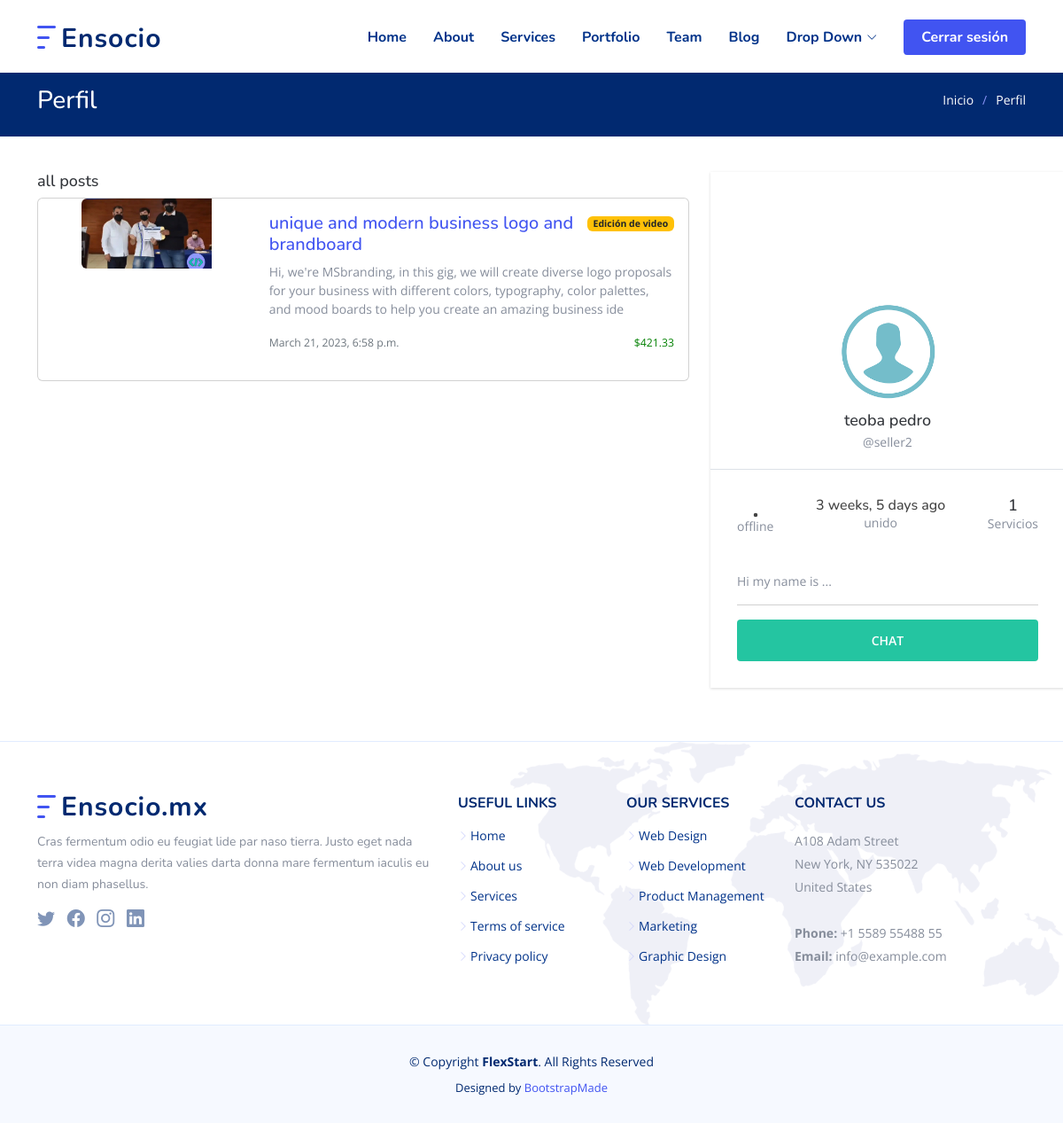
Page /visible_profile/seller2/ on the earlier database version.
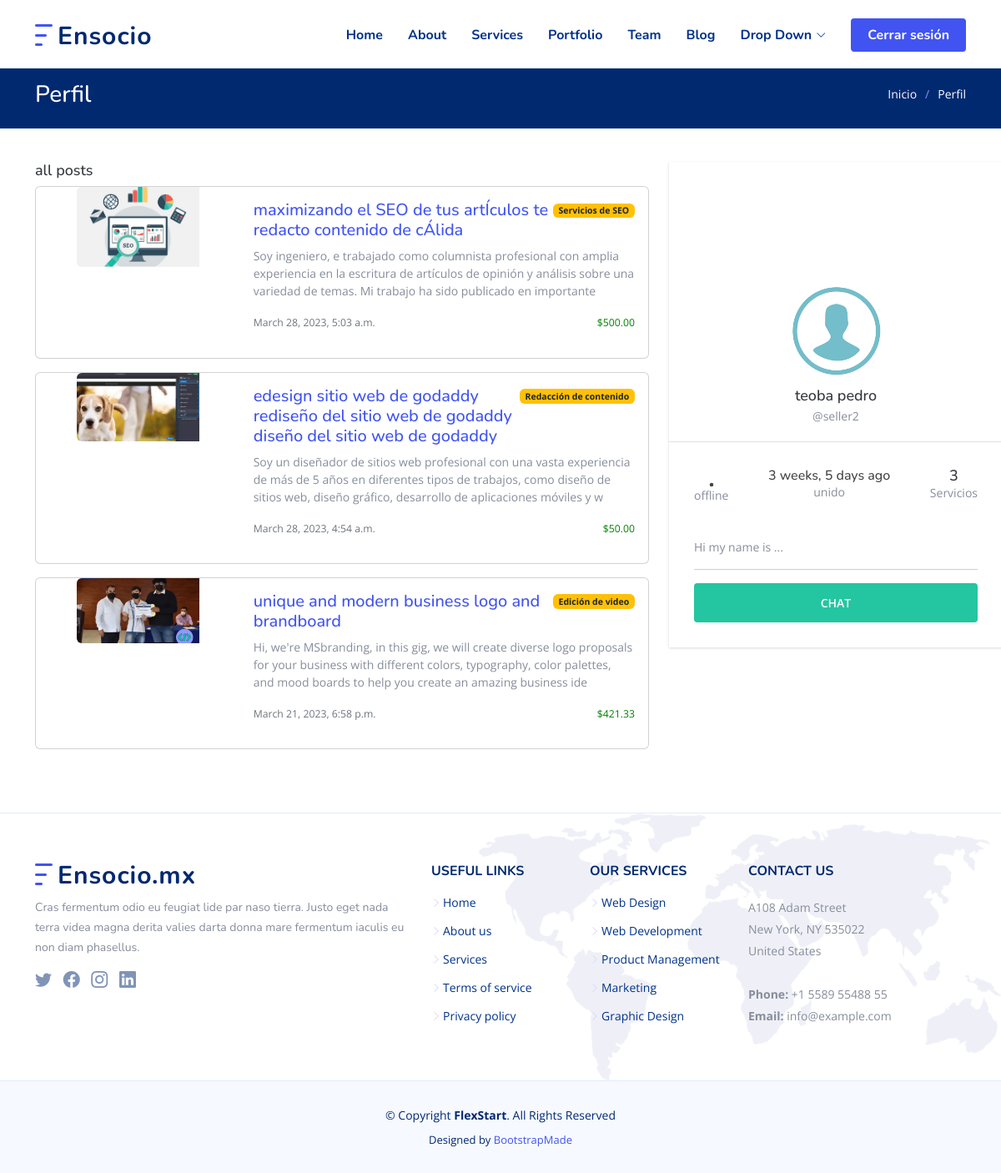
Same page on the later database version.
### store/models.py (models this page shows, shortened)
class Post(models.Model):
    category = models.ForeignKey(Category, related_name='product', on_delete=models.CASCADE, null=True)
    title = models.CharField(max_length=255)
    content = models.TextField(max_length=1599)
    detailed_description = RichTextField(null=True)
    STATUS_CHOICES = (
        ('1 día', '1 día'),
        ('2 días', '2 días'),
        ('3 días', '3 días'),
        ('4 días', '4 días'),
        ('5 días', '5 días'),
        ('6 días', '6 días'),
        ('1 semana', '1 semana'),
        ('2 semanas', '2 semanas'),
        ('3 semanas', '3 semanas'),
        ('1 mes', '1 mes'),
        ('2 meses', '2 meses'),
    )
    delivery_time = models.CharField(max_length=20, choices=STATUS_CHOICES, default='1 día')
    author = models.ForeignKey(User, on_delete=models.CASCADE)
    image = models.ImageField(upload_to='images/', default='images/default_p_img.jpg', null=True)
    image2 = models.ImageField(upload_to='images/', default='images/default_p_img.jpg', null=True)
    image3 = models.ImageField(upload_to='images/', default='images/default_p_img.jpg', null=True)
    price = models.IntegerField(default=0, null=True)
    is_active = models.BooleanField(default=True, null=True)
    created_at = models.DateTimeField(auto_now_add=True)
    updated = models.DateTimeField(auto_now=True, null=True)
    favorite = models.ManyToManyField(User, related_name='favorites', blank=True)
    likes = models.ManyToManyField(User, related_name='likes')
    dislikes = models.ManyToManyField(User, related_name='dislikes')
    class Meta:
        verbose_name_plural = 'Posts'
        ordering = ('-created_at',)
    def get_display_price(self):
        return "{0:.2f}".format(self.price / 100)

class Category(models.Model):
    name = models.CharField(max_length=200, db_index=True)
    category_image = models.ImageField(upload_to='cIcons/', null=True)
    updated = models.DateTimeField(auto_now=True)
    created = models.DateTimeField(auto_now_add=True)
    class Meta:
        verbose_name_plural = 'categories'
    def __str__(self):
        return self.name

class Profile(models.Model):
    user = models.OneToOneField(User, on_delete=models.CASCADE)
    bio = models.CharField(default='Hi my name is ... ', max_length=355)
    user_image = models.ImageField(upload_to='media', validators=[FileExtensionValidator(['png', 'jpg'])], default='default.png')
    is_active = models.BooleanField(default=True)

### store/views.py (the view)
# urls.py: path('visible_profile/<str:username>/', views.visible_profile, name='visible_profile'),
def visible_profile(request, username):
    user = get_object_or_404(User, username=username)
    posts = Post.objects.filter(author=user)
    post_count = Post.objects.filter(author=user).count()
    last_login = user.last_login
    current_time = timezone.now()
    if request.user == user:
        show_chat_button = False
    else:
        show_chat_button = True
    if current_time - last_login < timezone.timedelta(minutes=5):
        is_active = True
    else:
        is_active = False
    context = {
        'user': user,
        'posts': posts,
        'post_count': post_count,
        'is_active': is_active,
        'show_chat_button': show_chat_button,
    }
    return render(request, 'autho/visible_profile.html', context)

### templates/autho/visible_profile.html (shortened to what this page needs)
{% extends '../base.html' %}
{% load static %}
{% load humanize %}
{% block content %}
<main id="main">
    <div class="breadcrumbs">
        <div class="container">
            <div class="d-flex justify-content-between align-items-center">
                <h2>Perfil</h2>
                <ol>
                    <li><a href="/">Inicio</a></li>
                    <li>Perfil</li>
                </ol>
            </div>
        </div>
    </div>
    <section id="portfolio-details" class="portfolio-details">
        <div class="container" data-aos="fade-up">
            <div class="row gy-4">
                <div class="col-lg-8">
                    <div class="portfolio-details-slider swiper">
                        {% if user.account.freelancer_key %}
                        <h3>all posts</h3>
                        {% for post in posts %}
                        <div class="card mb-3">
                            <div class="row g-0">
                                <div class="col-md-4">
                                    <center>
                                        <img style="width: 60%; height: auto;" src="{{ post.image.url }}"
                                            class="img-fluid rounded-start" alt="servicio">
                                    </center>
                                </div>
                                <div class="col-md-8">
                                    <div class="card-body">
                                        <a href="{% url 'post_detail' post.pk %}">
                                            <div class="d-flex" style="justify-content: space-between">
                                                <h5 class="card-title">{{ post.title }}</h5>
                                                <a href="{% url 'category_list' post.category.pk %}">
                                                    <p><span class="badge bg-warning text-dark">{{ post.category }}</span></p>
                                                </a>
                                            </div>
                                            <p class="card-text">{{ post.content|slice:'200' }}</p>
                                            <div class="d-flex" style="justify-content: space-between">
                                                <p class="card-text"><small class="text-muted">{{ post.created_at }}</small></p>
                                                <p class="card-text" style="color: green;"><small>${{ post.get_display_price }}</small></p>
                                            </div>
                                        </a>
                                    </div>
                                </div>
                            </div>
                        </div>
                        {% endfor %}
                        {% else %}
                            <h4>Marcador</h4>
                            <p>quieres ser parte del equipo de <a href=""><u>Ensocio</u></a>?</p>
                        {% endif %}
                    </div>
                </div>
                <div class="col-lg-4">
                    <div class="cardz">
                        <div class="card_background_img"></div>
                        <div class="card_profile_img"></div>
                        <div class="user_details">
                            <center>
                                <a href="{% url 'profile' %}">
                                    <h3>{{ user.first_name }} {{ user.last_name }}</h3>
                                    <p>@{{ user.username }}</p>
                                </a>
                            </center>
                        </div>
                        <div class="card_count">
                            {% if user.account.freelancer_key %}
                            <div class="count">
                                <div class="fans">
                                    <center>
                                        {% if is_active %}
                                            <svg style="color: green;"" xmlns="http://www.w3.org/2000/svg" width="24" height="24" fill="currentColor" class="bi bi-dot" viewBox="0 0 16 16">
                                                <path d="M8 9.5a1.5 1.5 0 1 0 0-3 1.5 1.5 0 0 0 0 3z"/>
                                            </svg>
                                            <p>online</p>
                                        {% else %}
                                            <svg xmlns="http://www.w3.org/2000/svg" width="24" height="24" fill="currentColor" class="bi bi-dot" viewBox="0 0 16 16">
                                                <path d="M8 9.5a1.5 1.5 0 1 0 0-3 1.5 1.5 0 0 0 0 3z"/>
                                            </svg>
                                            <p style="margin-bottom: 5px;">offline</p>
                                        {% endif %}
                                    </center>
                                </div>
                                <div class="following">
                                    <center>
                                        <h6>{{ user.date_joined|naturaltime }}</h6>
                                        <p>unido</p>
                                    </center>
                                </div>
                                <div class="post">
                                    <center>
                                        <h3>{{ post_count }}</h3>
                                        <p>Servicios</p>
                                    </center>
                                </div>
                            </div>
                            {% endif %}
                            <p>{{ user.profile.bio }}</p>
                            <hr>
                            {% if show_chat_button %}
                                <a class="btn btn-danger" href="{% url 'directs' user.username %}">chat</a>
                            {% endif %}
                        </div>
                    </div>
                </div>
            </div>
        </div>
    </section>
</main>
{% endblock %}

### templates/base.html (shortened to what this page needs)
{% load static %}
<!DOCTYPE html>
<html lang="en">
<head>
    <link href="{% static 'assets/vendor/aos/aos.css' %}" rel="stylesheet">
    <link href="{% static 'assets/vendor/bootstrap/css/bootstrap.min.css' %}" rel="stylesheet">
    <link href="{% static 'assets/vendor/bootstrap-icons/bootstrap-icons.css' %}" rel="stylesheet">
    <link href="{% static 'assets/vendor/glightbox/css/glightbox.min.css' %}" rel="stylesheet">
    <link href="{% static 'assets/vendor/remixicon/remixicon.css' %}" rel="stylesheet">
    <link href="{% static 'assets/vendor/swiper/swiper-bundle.min.css' %}" rel="stylesheet">
    <link href="{% static 'assets/css/style.css' %}" rel="stylesheet">
</head>
<body>
    <header id="header" class="header fixed-top">
        <div class="container-fluid container-xl d-flex align-items-center justify-content-between">
            <a href="/" class="logo d-flex align-items-center">
                <img src="{% static 'assets/img/logo.png' %}" alt="">
                <span>Ensocio</span>
            </a>
            <nav id="navbar" class="navbar">
                <ul>
                    <li><a class="nav-link scrollto " href="#hero">Home</a></li>
                    <li><a class="nav-link scrollto" href="#about">About</a></li>
                    <li><a class="nav-link scrollto" href="#services">Services</a></li>
                    <li><a class="nav-link scrollto" href="#portfolio">Portfolio</a></li>
                    <li><a class="nav-link scrollto" href="#team">Team</a></li>
                    <li><a href="blog.html">Blog</a></li>
                    <li class="dropdown"><a href="#"><span>Drop Down</span> <i class="bi bi-chevron-down"></i></a>
                    </li>
                    {% if user.is_authenticated %}
                        <li><a class="getstarted scrollto" href="{% url 'user_logout' %}">Cerrar sesión</a></li>
                    {% else %}
                        <li><a class="getstarted scrollto" href="{% url 'user_login' %}">Iniciar sesión</a></li>
                    {% endif %}
                </ul>
            </nav>
        </div>
    </header>
    <div>
        {% block content %}{% endblock %}
    </div>
    <footer id="footer" class="footer">
        <div class="footer-top">
            <div class="container">
                <div class="row gy-4">
                    <div class="col-lg-5 col-md-12 footer-info">
                        <a href="index.html" class="logo d-flex align-items-center">
                            <img src="assets/img/logo.png" alt="">
                            <span>Ensocio.mx</span>
                        </a>
                        <p>Cras fermentum odio eu feugiat lide par naso tierra. Justo eget nada terra videa magna derita
                            valies darta donna mare fermentum iaculis eu non diam phasellus.</p>
                        <div class="social-links mt-3">
                            <a href="#" class="twitter"><i class="bi bi-twitter"></i></a>
                            <a href="#" class="facebook"><i class="bi bi-facebook"></i></a>
                            <a href="#" class="instagram"><i class="bi bi-instagram"></i></a>
                            <a href="#" class="linkedin"><i class="bi bi-linkedin"></i></a>
                        </div>
                    </div>
                    <div class="col-lg-2 col-6 footer-links">
                        <h4>Useful Links</h4>
                        <ul>
                            <li><i class="bi bi-chevron-right"></i> <a href="#">Home</a></li>
                            <li><i class="bi bi-chevron-right"></i> <a href="#">About us</a></li>
                            <li><i class="bi bi-chevron-right"></i> <a href="#">Services</a></li>
                            <li><i class="bi bi-chevron-right"></i> <a href="#">Terms of service</a></li>
                            <li><i class="bi bi-chevron-right"></i> <a href="#">Privacy policy</a></li>
                        </ul>
                    </div>
                    <div class="col-lg-2 col-6 footer-links">
                        <h4>Our Services</h4>
                        <ul>
                            <li><i class="bi bi-chevron-right"></i> <a href="#">Web Design</a></li>
                            <li><i class="bi bi-chevron-right"></i> <a href="#">Web Development</a></li>
                            <li><i class="bi bi-chevron-right"></i> <a href="#">Product Management</a></li>
                            <li><i class="bi bi-chevron-right"></i> <a href="#">Marketing</a></li>
                            <li><i class="bi bi-chevron-right"></i> <a href="#">Graphic Design</a></li>
                        </ul>
                    </div>
                    <div class="col-lg-3 col-md-12 footer-contact text-center text-md-start">
                        <h4>Contact Us</h4>
                        <p>
                            A108 Adam Street <br>
                            New York, NY 535022<br>
                            United States <br><br>
                            <strong>Phone:</strong> +1 5589 55488 55<br>
                            <strong>Email:</strong> info@example.com<br>
                        </p>
                    </div>
                </div>
            </div>
        </div>
        <div class="container">
            <div class="copyright">
                &copy; Copyright <strong><span>FlexStart</span></strong>. All Rights Reserved
            </div>
            <div class="credits">
                Designed by <a href="https://bootstrapmade.com/">BootstrapMade</a>
            </div>
        </div>
    </footer>
</body>
</html>

Differences in the rows shown:
added Post: image (picture), title "maximizando el SEO de tus artÍculos te redacto contenido de cÁlida", category "Servicios de SEO", content "Soy ingeniero, e trabajado como columnista profesional con amplia experiencia en la escritura de artículos de opinión y análisis sobre una variedad de temas. Mi trabajo ha sido publicado en importante", created_at "March 28, 2023, 5:03 a.m.", get_display_price "500.00"
added Post: image (picture), title "edesign sitio web de godaddy rediseño del sitio web de godaddy diseño del sitio web de godaddy", category "Redacción de contenido", content "Soy un diseñador de sitios web profesional con una vasta experiencia de más de 5 años en diferentes tipos de trabajos, como diseño de sitios web, diseño gráfico, desarrollo de aplicaciones móviles y w", created_at "March 28, 2023, 4:54 a.m.", get_display_price "50.00"
Other differences:
{{ post_count }}: "1" → "3"
